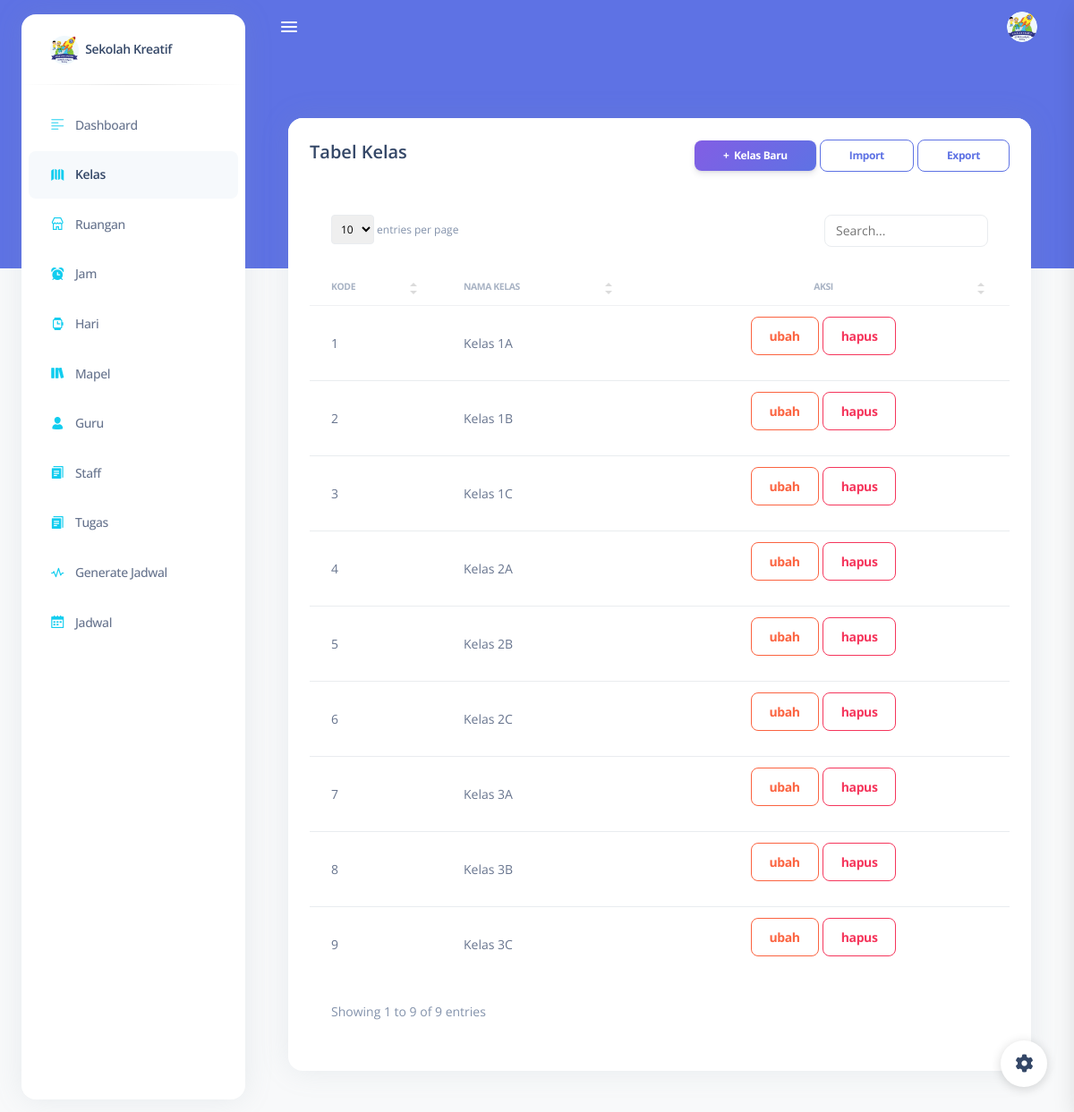
The page /kelas/ (signed in) on the database its author committed.
### core/models.py (models this page shows, shortened)
class Kelas(models.Model):
  nama_kelas = models.CharField(max_length=50)

### core/decorators.py (the view)
        def wrapper_func(request, *args, **kwargs):
            group = None
            if request.user.groups.exists():
                group = request.user.groups.all()[0].name
            if group in allowed_roles:
                return view_func(request, *args, **kwargs)
            else:
                return render(request,'noacsess.html')

### core/templatetags/auth_extras.py (called while the page is built)
@register.filter(name='has_group')
def has_group(user, group_name):
    try:
        group = Group.objects.get(name=group_name)
    except Group.DoesNotExist:
        return False
    return True if group in user.groups.all() else False

### core/views.py (called while the page is built)
@login_required(login_url='login')
@allowed_users(allowed_roles=['Admin','Staff'])
def form_Kelas(request):
  kelas = Kelas.objects.all()
  context = {'kelas': kelas}
  return render(request,'back/kelas/form.html', context )

### templates/back/kelas/form.html (shortened to what this page needs)
{% extends 'base.html' %}
{% load static %}
{% block content %}
<main class="main-content position-relative border-radius-lg ">
  <div class="container-fluid py-4">
    <div class="row mt-4">
      <div class="col-12">
        <div class="card">
          <div class="card-header pb-0">
            <div class="d-lg-flex">
              <div>
                <h5 class="mb-0">Tabel Kelas</h5>
              </div>
              <div class="ms-auto my-auto mt-lg-0 mt-4">
                <div class="ms-auto my-auto">
                  <a href="{% url 'create_kelas' %}" class="btn bg-gradient-primary btn-sm mb-0">+&nbsp;
                    Kelas Baru</a>
                  <a href="{% url 'importkelas' %}" class="btn btn-outline-primary btn-sm mb-0">
                    Import</a>
                  <a href="{% url 'exportkelas' %}" class="btn btn-outline-primary btn-sm mb-0">
                    Export</a>
                </div>
              </div>
            </div>
          </div>
          <div class="card-body">
            <div class="table-responsive">
              <table class="table table-flush" id="datatable-search">
                <thead class="thead-light">
                  <tr>
                    <th>Kode</th>
                    <th>Nama Kelas</th>
                    <th class="text-center">Aksi</th>
                  </tr>
                </thead>
                <tbody>
                  {% for k in kelas %}
                  <tr>
                    <td class="text-sm font-weight-normal">{{k.id}}</td>
                    <td class="text-sm font-weight-normal">{{k.nama_kelas}}</td>
                    <td class="text-center">
                      <a href="{% url 'update_kelas' k.id %}" class="btn btn-outline-warning" data-bs-toggle="tooltip"
                        data-bs-original-title="Edit">
                        ubah
                      </a>
                      <button type="button" data-bs-toggle="modal" class="btn btn-outline-danger"
                        data-bs-target="#Delete{{k.id}}">
                        hapus
                      </button>
                    </td>
                  </tr>
                  {% endfor%}
                </tbody>
              </table>
            </div>
          </div>
        </div>
      </div>
    </div>
  </div>
</main>
{% endblock content %}

### templates/base.html (shortened to what this page needs)
{% load auth_extras %}
{% load static %}
<!DOCTYPE html>
<html lang="en">
<head>
  <link href="{% static 'assets/css/nucleo-icons.css' %}" rel="stylesheet" />
  <link href="{% static 'assets/css/nucleo-svg.css' %}" rel="stylesheet" />
  <link href="{% static 'assets/css/nucleo-svg.css' %}" rel="stylesheet" />
  <link id="pagestyle" href="{% static 'assets/css/argon-dashboard.css' %}" rel="stylesheet" />
</head>
<body class="g-sidenav-show   bg-gray-100">
  <aside
    class="sidenav bg-white navbar navbar-vertical navbar-expand-xs border-0 border-radius-xl my-3 fixed-start ms-4 "
    id="sidenav-main">
    <div class="sidenav-header">
      <a class="navbar-brand m-0" href="{% url 'index' %} ">
        <img src="{% static  'images/Asset_Final.png' %}" class="navbar-brand-img h-100" alt="main_logo">
        <span class="ms-1 font-weight-bold">Sekolah Kreatif</span>
      </a>
    </div>
    <hr class="horizontal dark mt-0">
    {% include "menus.html" %}
  </aside>
  <main class="main-content position-relative border-radius-lg ">
    <nav class="navbar navbar-main navbar-expand-lg  px-0 mx-4 shadow-none border-radius-xl z-index-sticky "
      data-scroll="false">
      <div class="container-fluid py-1 px-3">
        <div class="sidenav-toggler sidenav-toggler-inner d-xl-block d-none ">
          <a href="javascript:;" class="nav-link p-0">
            <div class="sidenav-toggler-inner">
              <i class="sidenav-toggler-line bg-white"></i>
              <i class="sidenav-toggler-line bg-white"></i>
              <i class="sidenav-toggler-line bg-white"></i>
            </div>
          </a>
        </div>
        <div class="collapse navbar-collapse mt-sm-0 mt-2 me-md-0 me-sm-4" id="navbar">
          <ul class="navbar-nav  justify-content-end">
            <li class="nav-item px-3 dropdown pe-0 d-flex align-items-center" enctype="multipart/form-data">
              <a href="javascript:;" class="nav-link text-white p-0 mt-0 mb-0 " id="dropdownMenuButton"
                data-bs-toggle="dropdown" aria-expanded="false">
                <img src="{% static 'images/Asset_Final.png' %}"
                  class="avatar avatar-sm  position-relative rounded-circle border border-primary">
              </a>
            </li>
          </ul>
        </div>
      </div>
    </nav>
    <div class="container-fluid py-4">
      {% block content %}{% endblock %}
    </div>
  </main>
  <div class="fixed-plugin">
    <a class="fixed-plugin-button text-dark position-fixed px-3 py-2">
      <i class="fa fa-cog py-2"> </i>
    </a>
  </div>
</body>
</html>

### templates/menus.html
{% load auth_extras %}
{% load static %}
{% url 'index' as index %}
{% url 'kelas' as kelas %}
{% url 'create_kelas' as create_kelas %}
{% url 'ruangan' as ruangan %}
{% url 'create_ruangan' as create_ruangan %}
{% url 'jam' as jam %}
{% url 'create_jam' as create_jam %}
{% url 'hari' as hari %}
{% url 'create_hari' as create_hari %}
{% url 'mapel' as mapel %}
{% url 'create_mapel' as create_mapel %}
{% url 'staff' as staff %}
{% url 'create_Staff' as create_Staff %}
{% url 'guru' as guru %}
{% url 'create_guru' as create_guru %}
{% url 'tugas' as tugas %}
{% url 'create_tugas' as create_tugas %}
{% url 'generate' as generate %}
{% url 'jadwal' as jadwal %}
<div class="collapse navbar-collapse  w-auto h-auto" id="sidenav-collapse-main">
  <ul class="navbar-nav">
    <li class="nav-item">
      <a class="nav-link {% if request.path == index %} active {% endif %}" href="{% url 'index' %}">
        <div class="icon icon-shape icon-sm text-center d-flex align-items-center justify-content-center">
          <i class="ni ni-align-left-2 text-info text-sm"></i>
        </div>
        <span class="nav-link-text ms-1">Dashboard</span>
      </a>
    </li>
    <li class="nav-item">
      <a class="nav-link {% if request.path == kelas %} active {% endif %} {% if request.path == create_kelas %} active {% endif %}" href="{% url 'kelas' %}">
        <div class="icon icon-shape icon-sm text-center d-flex align-items-center justify-content-center">
          <i class="ni ni-map-big text-info text-sm opacity-10"></i>
        </div>
        <span class="nav-link-text ms-1">Kelas</span>
      </a>
    </li>
    <li class="nav-item">
      <a class="nav-link {% if request.path == create_ruangan %} active {% endif %} {% if request.path == ruangan %} active {% endif %}" href="{% url 'ruangan' %}">
        <div class="icon icon-shape icon-sm text-center d-flex align-items-center justify-content-center">
          <i class="ni ni-shop text-info text-sm opacity-10"></i>
        </div>
        <span class="nav-link-text ms-1">Ruangan</span>
      </a>
    </li>
    <li class="nav-item">
      <a class="nav-link {% if request.path == create_jam %} active {% endif %} {% if request.path == jam %} active {% endif %}" href="{% url 'jam' %}">
        <div class="icon icon-shape icon-sm text-center d-flex align-items-center justify-content-center">
          <i class="ni ni-time-alarm text-info text-sm opacity-10"></i>
        </div>
        <span class="nav-link-text ms-1">Jam</span>
      </a>
    </li>
    <li class="nav-item">
      <a class="nav-link {% if request.path == create_hari %} active {% endif %} {% if request.path == hari %} active {% endif %}" href="{% url 'hari' %}">
        <div class="icon icon-shape icon-sm text-center d-flex align-items-center justify-content-center">
          <i class="ni ni-watch-time text-info text-sm opacity-10"></i>
        </div>
        <span class="nav-link-text ms-1">Hari</span>
      </a>
    </li>
    <li class="nav-item">
      <a class="nav-link {% if request.path == create_mapel %} active {% endif %} {% if request.path == mapel %} active {% endif %}" href="{% url 'mapel' %}">
        <div class="icon icon-shape icon-sm text-center d-flex align-items-center justify-content-center">
          <i class="ni ni-books text-info text-sm opacity-10"></i>
        </div>
        <span class="nav-link-text ms-1">Mapel</span>
      </a>
    </li>
    <li class="nav-item">
      <a class="nav-link {% if request.path == create_guru %} active {% endif %} {% if request.path == guru %} active {% endif %}" href="{% url 'guru' %}">
        <div class="icon icon-shape icon-sm text-center d-flex align-items-center justify-content-center">
          <i class="ni ni-single-02 text-info text-sm opacity-10"></i>
        </div>
        <span class="nav-link-text ms-1">Guru</span>
      </a>
    </li>
    <li class="nav-item">
      <a class="nav-link {% if request.path == create_tugas %} active {% endif %} {% if request.path == staff %} active {% endif %}" href="{% url 'staff' %}">
        <div class="icon icon-shape icon-sm text-center d-flex align-items-center justify-content-center">
          <i class="ni ni-single-copy-04 text-info text-sm opacity-10"></i>
        </div>
        <span class="nav-link-text ms-1">Staff</span>
      </a>
    </li>
    <li class="nav-item">
      <a class="nav-link {% if request.path == create_Staff %} active {% endif %} {% if request.path == tugas %} active {% endif %}" href="{% url 'tugas' %}">
        <div class="icon icon-shape icon-sm text-center d-flex align-items-center justify-content-center">
          <i class="ni ni-single-copy-04 text-info text-sm opacity-10"></i>
        </div>
        <span class="nav-link-text ms-1">Tugas</span>
      </a>
    </li>
    <li class="nav-item">
      <a class="nav-link {% if request.path == generate %} active {% endif %}" href="{% url 'generate' %}">
        <div class="icon icon-shape icon-sm text-center d-flex align-items-center justify-content-center">
          <i class="ni ni-sound-wave text-info text-sm opacity-10"></i>
        </div>
        <span class="nav-link-text ms-1">Generate Jadwal</span>
      </a>
    </li>
    <li class="nav-item">
      <a class="nav-link {% if request.path == jadwal %} active {% endif %}" href="{% url 'jadwal' %}">
        <div class="icon icon-shape icon-sm text-center d-flex align-items-center justify-content-center">
          <i class="ni ni-calendar-grid-58 text-info text-sm opacity-10"></i>
        </div>
        <span class="nav-link-text ms-1">Jadwal</span>
      </a>
    </li>
  </ul>
</div>

### static/assets/css/nucleo-svg.css (style rules this page uses)
.icon { display: inline-block; color: #111111; height: 1em; width: 1em; }
.icon-sm { height: 0.8em; width: 0.8em; }
.icon { fill: currentColor; stroke: none; }

### rows shown on the page
Kelas: id "1", nama_kelas "Kelas 1A"
Kelas: id "2", nama_kelas "Kelas 1B"
Kelas: id "3", nama_kelas "Kelas 1C"
Kelas: id "4", nama_kelas "Kelas 2A"
Kelas: id "5", nama_kelas "Kelas 2B"
Kelas: id "6", nama_kelas "Kelas 2C"
Kelas: id "7", nama_kelas "Kelas 3A"
Kelas: id "8", nama_kelas "Kelas 3B"
Kelas: id "9", nama_kelas "Kelas 3C"
